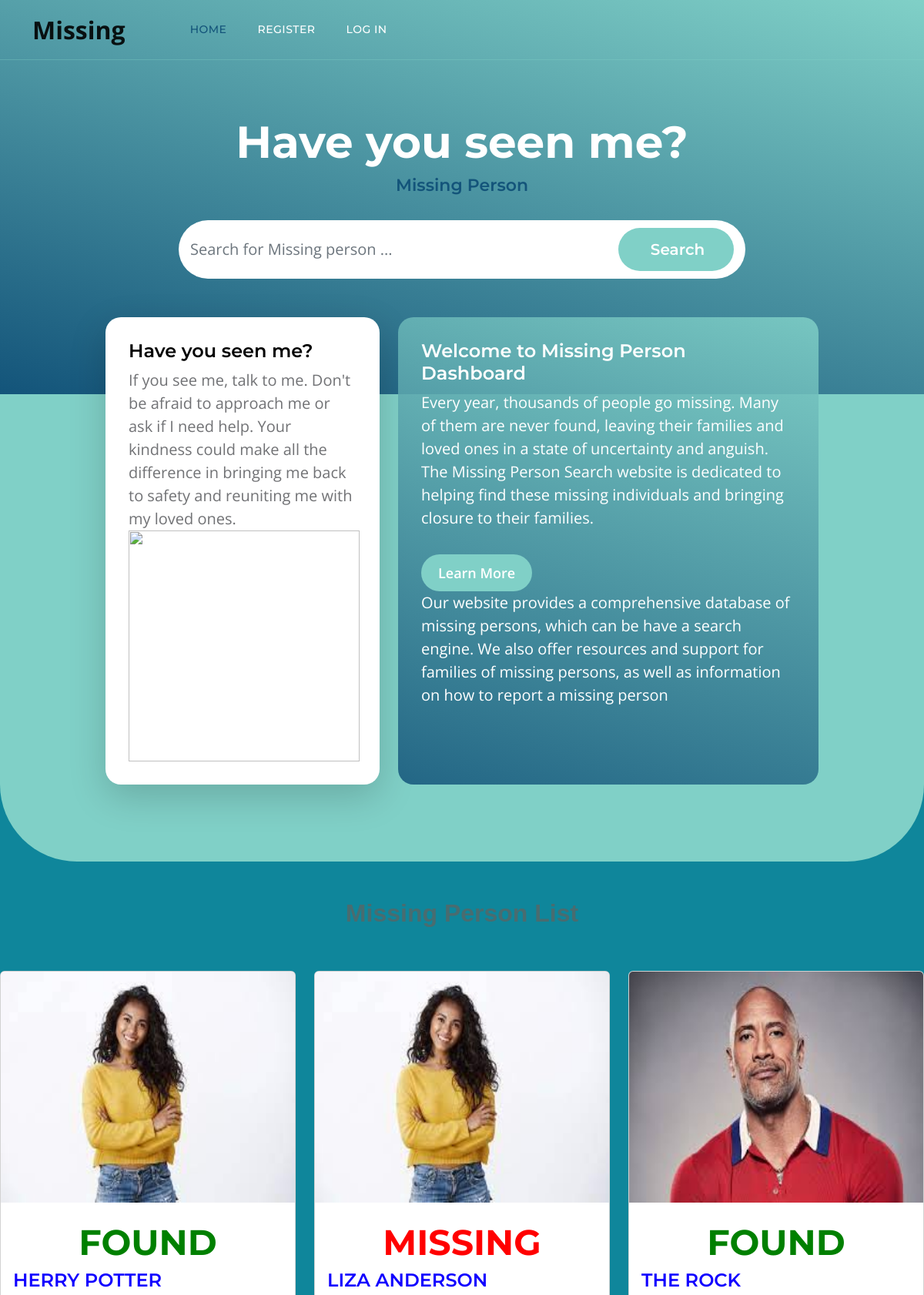
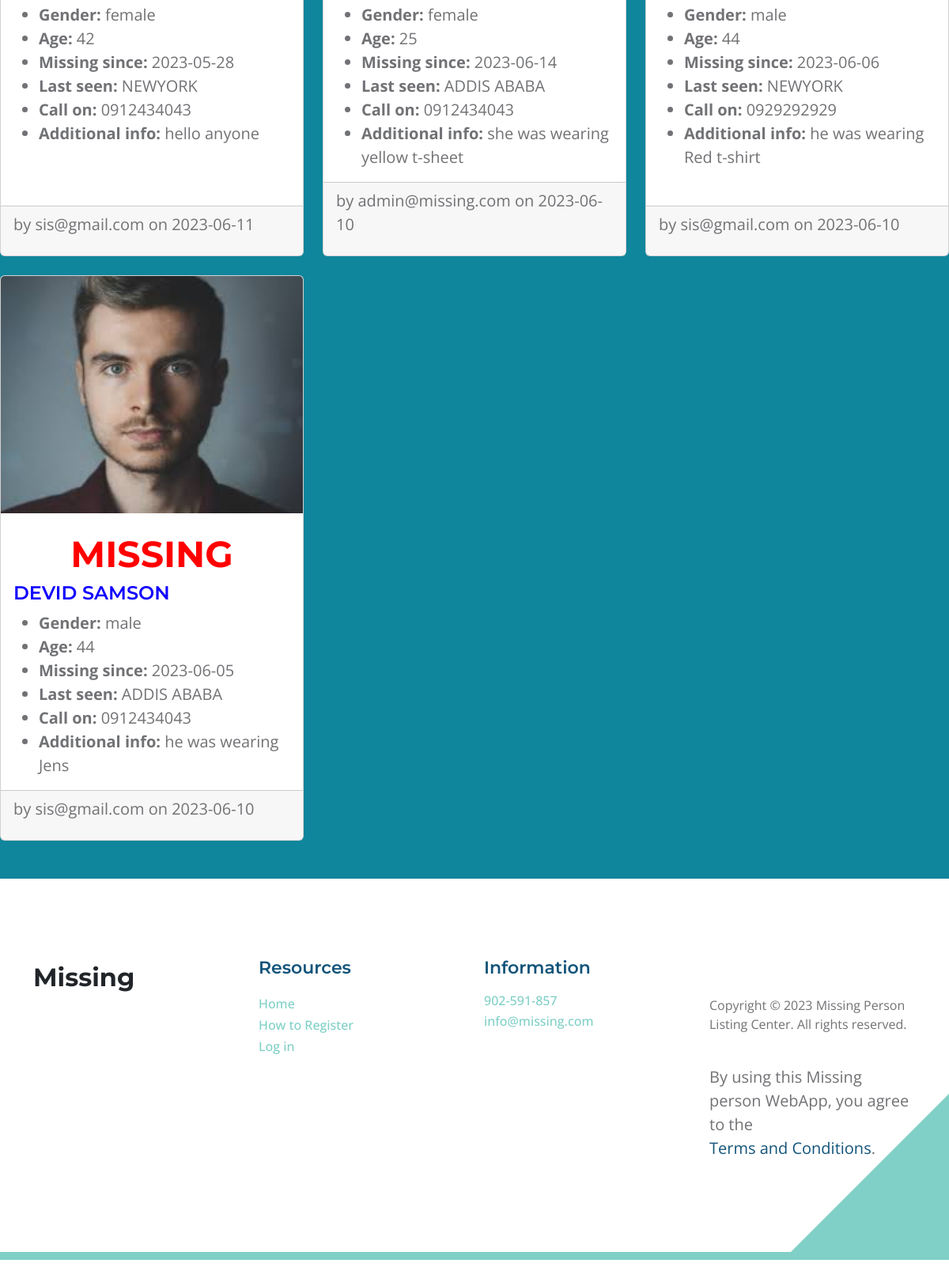
The page / on the database its author committed (2 pictures, top to bottom).
### tables this page shows
CREATE TABLE post (
  id INTEGER PRIMARY KEY AUTOINCREMENT,
  finder_id INTEGER NOT NULL,
  created TIMESTAMP NOT NULL DEFAULT CURRENT_TIMESTAMP,
  missed_name TEXT NOT NULL,
  since TEXT NOT NULL,
  missing_from TEXT NOT NULL,
  gender TEXT NOT NULL,
  age TEXT NOT NULL,
  call_on TEXT NOT NULL,
  additional_info TEXT NOT NULL,
  photo_url TEXT NOT NULL,
  status TEXT NOT NULL DEFAULT 'active',
  FOREIGN KEY (finder_id) REFERENCES user (id)
);

CREATE TABLE user (
  id INTEGER PRIMARY KEY AUTOINCREMENT,
  finder_name TEXT NOT NULL,
  phone TEXT NOT NULL,
  finder_location TEXT NOT NULL,
  email TEXT UNIQUE NOT NULL,
  password TEXT NOT NULL,
  role_id INTEGER NOT NULL,
  FOREIGN KEY (role_id) REFERENCES role (id)
);

### missing/blog.py (the view)
@bp.route('/')
def index():
    db = get_db()
    posts = db.execute(
        'SELECT p.id, missed_name, since, missing_from, gender, age, call_on, additional_info, photo_url, status, created,  finder_id, email'
        ' FROM post p JOIN user u ON p.finder_id = u.id'
        ' ORDER BY created DESC'
    ).fetchall()
    return render_template('blog/index.html', posts=posts)

### missing/auth.py (called while the page is built)
@bp.before_app_request
def load_logged_in_user():
    user_id = session.get('user_id')
    if user_id is None:
        g.user = None
    else:
        db = get_db()
        g.user = db.execute(
            'SELECT * FROM user WHERE id = ?', (user_id,)
        ).fetchone()

### missing/db.py (called while the page is built)
def get_db():
    if 'db' not in g:
        g.db = sqlite3.connect(
            current_app.config['DATABASE'],
            detect_types=sqlite3.PARSE_DECLTYPES
        )
        g.db.row_factory = sqlite3.Row
    return g.db

### missing/templates/blog/index.html (shortened to what this page needs)
{% extends 'base.html' %}
{% block content %}
  <section class="hero-section d-flex justify-content-center align-items-center" id="section_1">
    <div class="container">
        <div class="row">
            <div class="col-lg-8 col-12 mx-auto">
                <h1 class="text-white text-center">Have you seen me?</h1>
                <h6 class="text-center">Missing Person</h6>
                <form method="POST" class="custom-form mt-4 pt-2 mb-lg-0 mb-5" action="{{ url_for('blog.search') }}" role="search">
                    <div class="input-group input-group-lg">
                        <input name="query" type="search" class="form-control" id="keyword" placeholder="Search for Missing person ..." aria-label="Search">
                        <button type="submit" class="form-control">Search</button>
                    </div>
                </form>
            </div>
        </div>
    </div>
</section>
<section class="featured-section">
  <div class="container">
      <div class="row justify-content-center">
          <div class="col-lg-4 col-12 mb-4 mb-lg-0">
              <div class="custom-block bg-white shadow-lg">
                      <div class="d-flex">
                          <div>
                              <h5 class="mb-2">Have you seen me?</h5>
                              <p class="mb-0">If you see me, talk to me. Don't be afraid to approach me or ask if I need help. Your kindness could make all the difference in bringing me back to safety and reuniting me with my loved ones.</p>
                          </div>
                      </div>
                      <img src="https://c8.alamy.com/comp/HRHH2G/have-you-seen-me-ad-of-missing-girl-missing-children-missing-child-HRHH2G.jpg"custom-block-image img-fluid" alt="">
              </div>
          </div>
          <div class="col-lg-6 col-12">
              <div class="custom-block custom-block-overlay">
                  <div class="d-flex flex-column h-100">
                      <div class="custom-block-overlay-text d-flex">
                          <div>
                              <h5 class="text-white mb-2">Welcome to Missing Person Dashboard</h5>
                              <p class="text-white">Every year, thousands of people go missing. Many of them are never found, leaving their families and loved ones in a state of uncertainty and anguish. The Missing Person Search website is dedicated to helping find these missing individuals and bringing closure to their families.</p>
                              <a href="topics-detail.html" class="btn custom-btn mt-2 mt-lg-3">Learn More</a>
                              <p class="text-white">Our website provides a comprehensive database of missing persons, which can be have a search engine. We also offer resources and support for families of missing persons, as well as information on how to report a missing person</p>
                          </div>
                      </div>
                      <div class="section-overlay"></div>
                  </div>
              </div>
          </div>
      </div>
  </div>
</section class="hero-section d-flex justify-content-center align-items-center" id="section_1"><br><br>
<div> <h3 style="text-align: center; font-family: Verdana, Geneva, Tahoma, sans-serif; color: rgb(73, 108, 112);">Missing Person List</h3></div><br><br>
    <div class="row row-cols-1 row-cols-md-2 row-cols-lg-3 g-4">
    {% for post in posts %}
    <div class="col">
      <div class="card h-100">
        {% if post['photo_url'] %}
        <img src="{{ url_for('static', filename='uploads/' + post['photo_url']) }}" class="card-img-top" alt="{{ post['missed_name'] }} photo">
        {% endif %}
        <div class="card-body">
          <h1 class="card-title">
            {% if post['status'] == 'active' %}
            <h2 style="color: red; text-align: center">MISSING</h2>
            {% elif  post['status'] == 'resolved' %}
            <h2 style="color: green; text-align: center">FOUND</h2>
            {% endif %}
            </h1>
          <h5 class="card-title" style="color: rgb(17, 0, 255);">
            {{ post['missed_name'] }}
          </h5>
          <ul class="card-text">
            <li><strong>Gender:</strong> {{ post['gender'] }}</li>
            <li><strong>Age:</strong> {{ post['age'] }}</li>
            <li><strong>Missing since:</strong> {{ post['since'] }}</li>
            <li><strong>Last seen:</strong> {{ post['missing_from'] }}</li>
            <li><strong>Call on:</strong> {{ post['call_on'] }}</li>
            <li><strong>Additional info:</strong> {{ post['additional_info']}}</li>
          </ul>
        </div>
        <div class="card-footer">
          <small class="text-muted"> <p class="about">by {{ post['email'] }} on {{ post['created'].strftime('%Y-%m-%d') }}</p></small>
        </div>
      </div>
    </div>
    {% endfor %}
  </div>
  <br><br>
{% endblock %}

### missing/templates/base.html (shortened to what this page needs)
<!doctype html>
<html lang="en">
    <head>
        <link href="{{ url_for('static', filename='css/style.css') }}" rel="stylesheet">
        <link href="{{ url_for('static', filename='css/bootstrap.min.css') }}" rel="stylesheet">
        <link href="{{ url_for('static', filename='css/bootstrap-icons.css') }}"  rel="stylesheet">
        <link href="{{ url_for('static', filename='css/templatemo-topic-listing.css') }}" rel="stylesheet">
    </head>
    <body id="top">
      <main>
          <nav class="navbar navbar-expand-lg">
              <div class="container">
                <a class="navbar-brand" href="{{ url_for('index') }}">Missing</a>
                  <div class="collapse navbar-collapse" id="navbarNav">
                      <ul class="navbar-nav ms-lg-5 me-lg-auto">
                        {% if g.user %}
                          <li class="nav-item">
                              <a class="nav-link click-scroll" href="{{ url_for('index') }}">Home</a>
                          </li>
                          <li class="nav-item">
                              <a class="nav-link click-scroll">{{ g.user['email'] }}</a>
                          </li>
                          <li class="nav-item">
                              <a class="nav-link click-scroll" href="{{ url_for('auth.logout') }}">Log Out</a>
                          </li>
                          {% else %}
                          <li class="nav-item">
                            <a class="nav-link click-scroll" href="{{ url_for('index') }}">Home</a>
                          </li>
                          <li class="nav-item">
                              <a class="nav-link click-scroll" href="{{ url_for('auth.register') }}">Register</a>
                          </li>
                          <li class="nav-item">
                              <a class="nav-link click-scroll" href="{{ url_for('auth.login') }}">Log In</a>
                          </li>
                          {% endif %}
                      </ul>
                  </div>
              </div>
          </nav>
            <section class="content" style="background-color: #0f869b;">
                {% block content %}{% endblock %}
            </section>
  <footer class="site-footer section-padding">
    <div class="container">
        <div class="row">
            <div class="col-lg-3 col-12 mb-4 pb-2">
                <a class="navbar-brand mb-2" href="{{ url_for('index') }}">
                    <span>Missing</span>
                </a>
            </div>
            <div class="col-lg-3 col-md-4 col-6">
                <h6 class="site-footer-title mb-3">Resources</h6>
                <ul class="site-footer-links">
                    <li class="site-footer-link-item">
                        <a href="#" class="site-footer-link">Home</a>
                    </li>
                    <li class="site-footer-link-item">
                        <a href="#" class="site-footer-link">How to Register</a>
                    </li>
                    <li class="site-footer-link-item">
                        <a href="#" class="site-footer-link">Log in</a>
                    </li>
                </ul>
            </div>
            <div class="col-lg-3 col-md-4 col-6 mb-4 mb-lg-0">
                <h6 class="site-footer-title mb-3">Information</h6>
                <p class="text-white d-flex mb-1">
                    <a href="tel: 305-240-9671" class="site-footer-link">
                        902-591-857
                    </a>
                </p>
                <p class="text-white d-flex">
                    <a href="mailto:info@company.com" class="site-footer-link">
                        info@missing.com
                    </a>
                </p>
            </div>
            <div class="col-lg-3 col-md-4 col-12 mt-4 mt-lg-0 ms-auto">
                <p class="copyright-text mt-lg-5 mt-4">Copyright © 2023 Missing Person Listing Center. All rights reserved.
                <br><br><p>By using this Missing person WebApp, you agree to the <a href="{{ url_for('blog.terms_and_conditions') }}">Terms and Conditions</a>.</p>
            </div>
        </div>
    </div>
</main>
<br>
<br>
</body>
</html>

### missing/static/css/style.css (style rules this page uses)
img { width: 300px; height: 300px; }

### rows shown on the page
post: photo_url (picture), status "FOUND", missed_name "HERRY POTTER", gender "female", age "42", since "2023-05-28", missing_from "NEWYORK", call_on "0912434043", additional_info "hello anyone", email "sis@gmail.com", created "2023-06-11"
post: photo_url (picture), status "MISSING", missed_name "LIZA ANDERSON", gender "female", age "25", since "2023-06-14", missing_from "ADDIS ABABA", call_on "0912434043", additional_info "she was wearing yellow t-sheet", email "admin@missing.com", created "2023-06-10"
post: photo_url (picture), status "FOUND", missed_name "THE ROCK", gender "male", age "44", since "2023-06-06", missing_from "NEWYORK", call_on "0929292929", additional_info "he was wearing Red t-shirt", email "sis@gmail.com", created "2023-06-10"
post: photo_url (picture), status "MISSING", missed_name "DEVID SAMSON", gender "male", age "44", since "2023-06-05", missing_from "ADDIS ABABA", call_on "0912434043", additional_info "he was wearing Jens", email "sis@gmail.com", created "2023-06-10"
